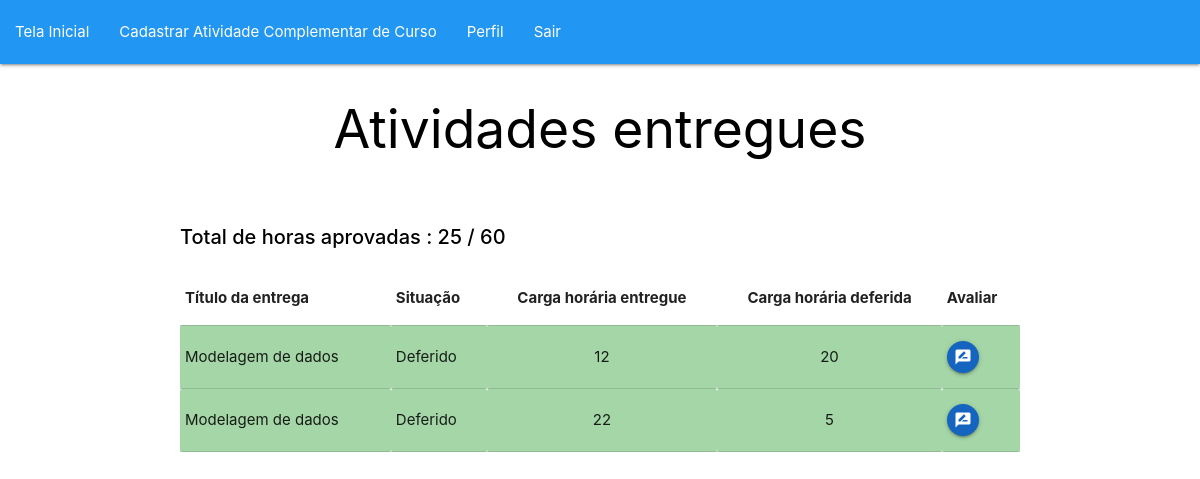
/validacao/validar.php?id=88 (signed in), run on an earlier commit of the app's database.
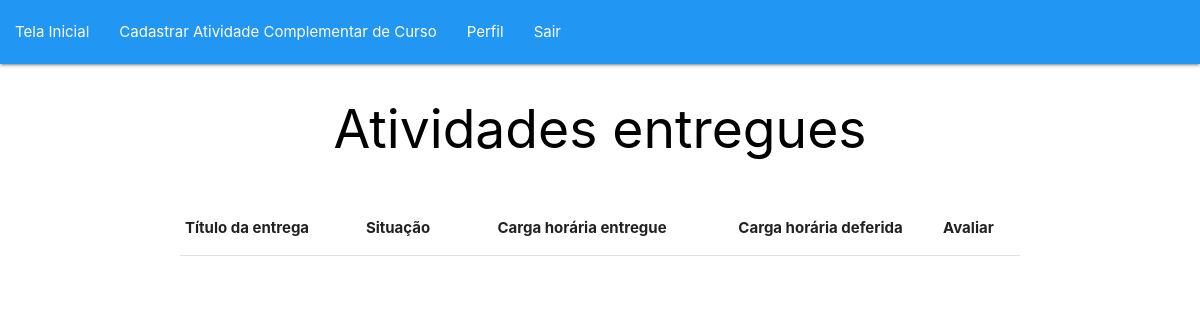
And on a later commit of the database.
### tables this page shows
CREATE TABLE IF NOT EXISTS `aluno` (
  `id_aluno` int NOT NULL AUTO_INCREMENT,
  `nome` varchar(255) DEFAULT NULL,
  `matricula` char(10) DEFAULT NULL,
  `email` varchar(255) DEFAULT NULL,
  `senha` varchar(255) DEFAULT NULL,
  `conclusao_horas` int NOT NULL,
  `id_curso` int DEFAULT NULL,
  PRIMARY KEY (`id_aluno`),
  KEY `fk_aluno_curso` (`id_curso`)
);

CREATE TABLE IF NOT EXISTS `curso` (
  `id_curso` int NOT NULL AUTO_INCREMENT,
  `nome_curso` varchar(255) NOT NULL,
  `carga_horaria` int NOT NULL,
  PRIMARY KEY (`id_curso`)
);

CREATE TABLE IF NOT EXISTS `entrega_atividade` (
  `id_entrega_atividade` int NOT NULL AUTO_INCREMENT,
  `titulo_certificado` varchar(255) DEFAULT NULL,
  `carga_horaria_certificado` int DEFAULT NULL,
  `certificado` varchar(255) DEFAULT NULL,
  `carga_horaria_aprovada` int DEFAULT NULL,
  `status` varchar(255) DEFAULT NULL,
  `id_aluno` int DEFAULT NULL,
  `caminho` varchar(255) NOT NULL,
  `id_atividade_complementar` int NOT NULL,
  `observacoes` text NOT NULL,
  PRIMARY KEY (`id_entrega_atividade`),
  KEY `fk_aluno_entrega_atividade` (`id_aluno`),
  KEY `fk_id_atividade_complementar` (`id_atividade_complementar`)
);

### conecta.php (called while the page is built, shortened)
<?php
function excutarSQL($mysql, $sql)
{
    $resultado = mysqli_query($mysql, $sql);
    return $resultado;
}

### validacao/validar.php (the view, shortened to what this page needs)
<?php
$id = $_GET['id'];
require_once "../conecta.php";
$mysql = conectar();
$sql = "SELECT a.id_aluno, a.nome, a.matricula, a.email,
 ea.id_entrega_atividade, ea.status,
 ea.carga_horaria_certificado, ea.carga_horaria_aprovada,
 ea.status, ea.certificado, ea.caminho, ea.titulo_certificado,
 ea.observacoes, ac.descricao,
 ac.natureza, c.carga_horaria
 FROM aluno a
INNER JOIN entrega_atividade ea
ON a.id_aluno = $id AND ea.id_aluno = $id
INNER JOIN atividade_complementar ac
ON ea.id_atividade_complementar = ac.id_atividade_complementar
INNER JOIN curso c
ON a.id_curso AND c.id_curso = " . $_SESSION['coordenador'][2] . "
";
$resultado = excutarSQL($mysql, $sql);
?>
<!DOCTYPE html>
<html lang="pt-br">
<head>
    <link type="text/css" rel="stylesheet" href="../materialize/css/materialize.min.css" media="screen,projection" />
</head>
<body>
    <?php
    require_once "../boasPraticas/headerNav.php";
    ?>
    <main class="container">
        <h2 class="center-align">Atividades entregues</h2><br>
        <?php
        $entrega = mysqli_fetch_all($resultado, MYSQLI_ASSOC);
        $sql_total_horas = "SELECT SUM(ea.carga_horaria_aprovada ) FROM entrega_atividade ea WHERE ea.status = 'Deferido' AND ea.id_aluno = $id";
        $execucao_total_horas = excutarSQL($mysql, $sql_total_horas);
        $horas_totais_aprovadas = mysqli_fetch_assoc($execucao_total_horas);
        if ($horas_totais_aprovadas['SUM(ea.carga_horaria_aprovada )'] == 0) {
            $quantidade_total_horas = 0;
        } else {
            $quantidade_total_horas = $horas_totais_aprovadas['SUM(ea.carga_horaria_aprovada )'];
        }
        $imprimido = false;
        foreach ($entrega as $contagem_total) {
            if (!$imprimido) {
        ?>
                <p class="contagem"><strong>Total de horas aprovadas : <?php echo $quantidade_total_horas . " " . "/" . " " . $contagem_total['carga_horaria'] ?></strong></p>
                <?php
                $imprimido = true;
            }
        }
                ?>
        <table>
            <thead>
                <tr>
                    <th>Título da entrega</th>
                    <th>Situação</th>
                    <th class="teste">Carga horária entregue</th>
                    <th class="teste">Carga horária deferida</th>
                    <th colspan="1">Avaliar</th>
                </tr>
            </thead>
            <tbody>
                <?php
                foreach ($entrega as $informacoes_entrega) {
                    if ($informacoes_entrega['status'] == "Deferido") {
                        echo "<tr class=\"#a5d6a7 green lighten-3\">";
                        echo "<td>" . $informacoes_entrega['titulo_certificado'] . "</td>";
                        echo "<td>" . $informacoes_entrega['status'] . "</td>";
                        echo "<td class=\"teste\">" . $informacoes_entrega['carga_horaria_certificado'] . "</td>";
                        echo "<td class=\"teste\">" . $informacoes_entrega['carga_horaria_aprovada'] . "</td>";
                        echo '<td> <a href="#modal' . $informacoes_entrega['id_entrega_atividade'] . '" class="btn-floating btn-small waves-effect waves-light #1565c0 blue darken-3 modal-trigger"><i class="material-icons">rate_review</i></a> </td>';
                        echo "</tr>";
                ?>
                        <?php
                    }
                }
                ?>
            </tbody>
        </table>
    </main>
</body>
</html>

What changed in the data, as far as the page shows it:
no longer on this page (row edited): aluno: quantidade_total_horas "25", id_curso.carga_horaria "60", entrega_atividade.titulo_certificado "Modelagem de dados", entrega_atividade.status "Deferido", entrega_atividade.carga_horaria_certificado "12", entrega_atividade.carga_horaria_aprovada "20", entrega_atividade.carga_horaria_certificado "22", entrega_atividade.carga_horaria_aprovada "5"
